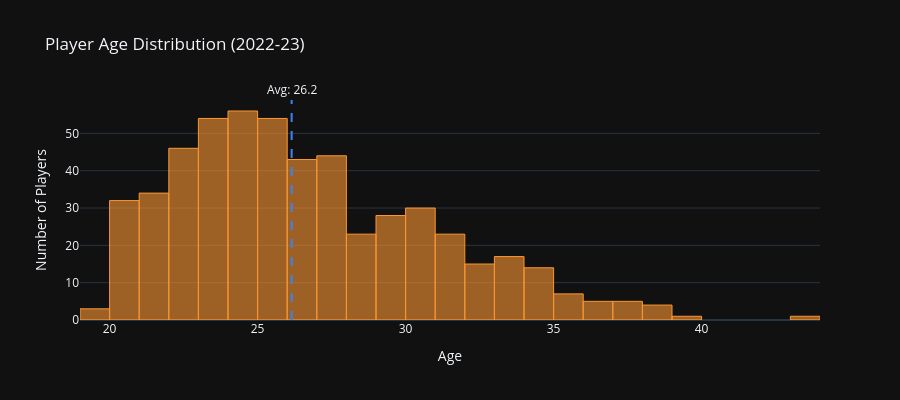

Here is the notebook cell this chart was saved with:
### Markdown cell above
Player archetypes:
- **Top-right**: Elite scorers who also distribute (Luka, Harden)
- **Top-left**: Pure scorers, few assists
- **Green dots**: Efficient players (high TS%) — often big men finishing at the rim

#### Chart 4: Histogram — Age Distribution

### Code cell
age_df = df[df['season'] == season]
avg_age = age_df['age'].mean()

fig_hist = go.Figure(go.Histogram(
    x=age_df['age'], xbins=dict(start=18, end=45, size=1),
    marker=dict(color='rgba(251,150,51,0.6)', line=dict(color='#FB9633', width=1))
))
fig_hist.add_vline(x=avg_age, line_dash='dash', line_color='#3b82f6',
                   annotation_text=f'Avg: {avg_age:.1f}', annotation_position='top')
fig_hist.update_layout(title=f'Player Age Distribution ({season})',
                       xaxis_title='Age', yaxis_title='Number of Players',
                       template='plotly_dark', height=400)
fig_hist.show()

### Figure 1 — Plotly figure (JSON) as saved in the notebook; plotly's stock layout.template omitted (floating-point values rounded to 4 significant figures; data arrays with more than 128 entries replaced by an {"elided": "..."} marker saying what was removed)
{"data": [{"marker": {"color": "rgba(251,150,51,0.6)", "line": {"color": "#FB9633", "width": 1}}, "type": "histogram", "x": {"elided": "539 float values"}, "xbins": {"end": 45, "size": 1, "start": 18}}], "layout": {"annotations": [{"showarrow": false, "text": "Avg: 26.2", "x": 26.15, "xanchor": "center", "xref": "x", "y": 1, "yanchor": "bottom", "yref": "y domain"}], "height": 400, "shapes": [{"line": {"color": "#3b82f6", "dash": "dash"}, "type": "line", "x0": 26.15, "x1": 26.15, "xref": "x", "y0": 0, "y1": 1, "yref": "y domain"}], "title": {"text": "Player Age Distribution (2022-23)"}, "xaxis": {"title": {"text": "Age"}}, "yaxis": {"title": {"text": "Number of Players"}}}}
